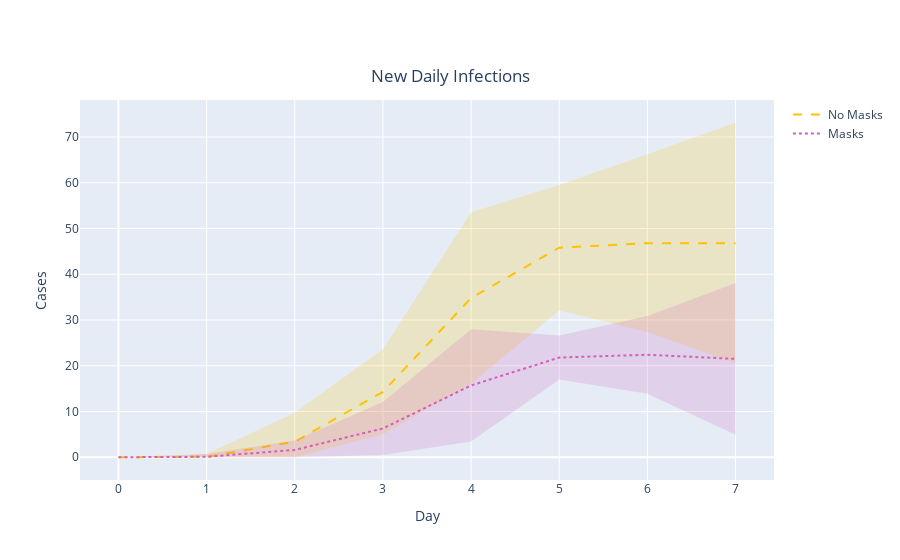

The code cell stored with this chart in its notebook:
### Code cell
# Figure: New Infections - Mask Use vs. No Masks

fig = go.Figure([
    go.Scatter( # Default
        x=default_scen_new_inf['dates'].tolist(),
        y=default_scen_new_inf['new_infections'].tolist(),
        line=dict(color='rgb(255,193,7)', dash = 'dash'),
        mode='lines',
        name="No Masks",
        showlegend=True
    ),
    go.Scatter( # Default confidence interval
        x=default_scen_new_inf['dates'].tolist()+default_scen_new_inf['dates'].tolist()[::-1], # x, then x reversed
        y=default_scen_new_inf['new_infections_high'].tolist()+default_scen_new_inf['new_infections_low'].tolist()[::-1], # upper, then lower reversed
        fill='toself',
        fillcolor='rgba(255,193,7,0.2)',
        line=dict(color='rgba(255,255,255,0)'),
        hoverinfo="skip",
        showlegend=False,
        #name = 'Mixed 95% Confidence Interval'
    ),
    go.Scatter( # Masks
        x=mask_scen_new_inf['dates'].tolist(),
        y=mask_scen_new_inf['new_infections'].tolist(),
        line=dict(color='rgb(211,95,183)', dash = 'dot'),
        mode='lines',
        name="Masks",
        showlegend=True
    ),
    go.Scatter( # Masks confidence interval
        x=mask_scen_new_inf['dates'].tolist()+mask_scen_new_inf['dates'].tolist()[::-1], # x, then x reversed
        y=mask_scen_new_inf['new_infections_high'].tolist()+mask_scen_new_inf['new_infections_low'].tolist()[::-1], # upper, then lower reversed
        fill='toself',
        fillcolor='rgba(211,95,183,0.2)',
        line=dict(color='rgba(255,255,255,0)'),
        hoverinfo="skip",
        showlegend=False
    ),
])

fig.update_layout(
    title_text='New Daily Infections', title_x=0.5, title_y=0.875,
    xaxis_title="Day",
    yaxis_title="Cases"
)

fig.show()

### Figure 1 — Plotly figure (JSON) as saved in the notebook; plotly's stock layout.template omitted (floating-point values rounded to 4 significant figures)
{"data": [{"line": {"color": "rgb(255,193,7)", "dash": "dash"}, "mode": "lines", "name": "No Masks", "showlegend": true, "type": "scatter", "x": [0, 1, 2, 3, 4, 5, 6, 7], "y": [0, 0.1, 3.4, 14.3, 34.8, 45.8, 46.8, 46.8]}, {"fill": "toself", "fillcolor": "rgba(255,193,7,0.2)", "hoverinfo": "skip", "line": {"color": "rgba(255,255,255,0)"}, "showlegend": false, "type": "scatter", "x": [0, 1, 2, 3, 4, 5, 6, 7, 7, 6, 5, 4, 3, 2, 1, 0], "y": [0, 0.7, 9.737, 23.6, 53.54, 59.53, 66.23, 73.12, 20.48, 27.37, 32.07, 16.06, 5.003, 0, 0, 0]}, {"line": {"color": "rgb(211,95,183)", "dash": "dot"}, "mode": "lines", "name": "Masks", "showlegend": true, "type": "scatter", "x": [0, 1, 2, 3, 4, 5, 6, 7], "y": [0, 0.1, 1.6, 6.3, 15.7, 21.8, 22.4, 21.5]}, {"fill": "toself", "fillcolor": "rgba(211,95,183,0.2)", "hoverinfo": "skip", "line": {"color": "rgba(255,255,255,0)"}, "showlegend": false, "type": "scatter", "x": [0, 1, 2, 3, 4, 5, 6, 7, 7, 6, 5, 4, 3, 2, 1, 0], "y": [0, 0.7, 3.64, 12.1, 27.97, 26.6, 30.89, 38.07, 4.929, 13.91, 17, 3.435, 0.5, 0, 0, 0]}], "layout": {"title": {"text": "New Daily Infections", "x": 0.5, "y": 0.875}, "xaxis": {"title": {"text": "Day"}}, "yaxis": {"title": {"text": "Cases"}}}}
